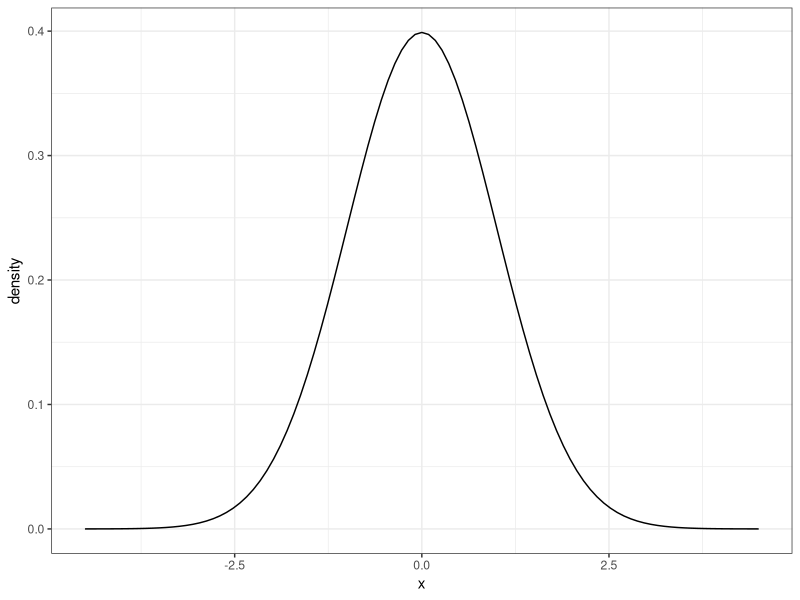
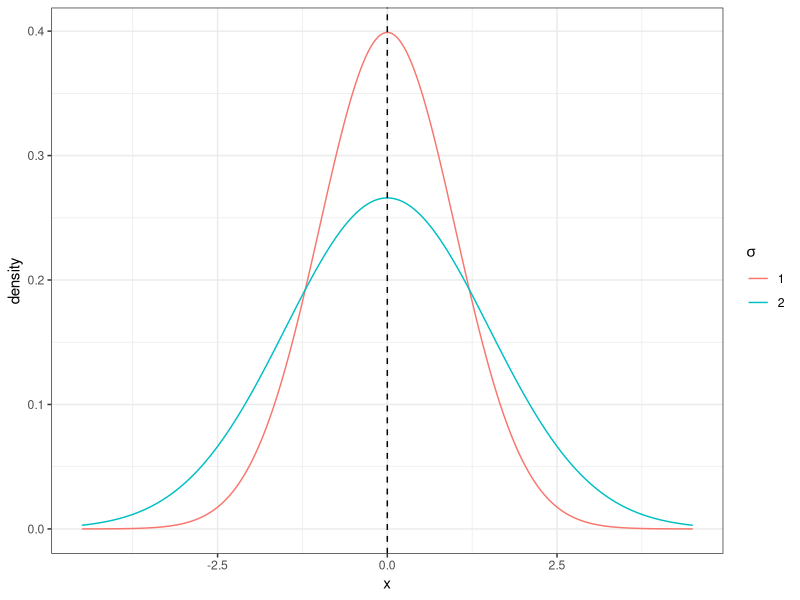
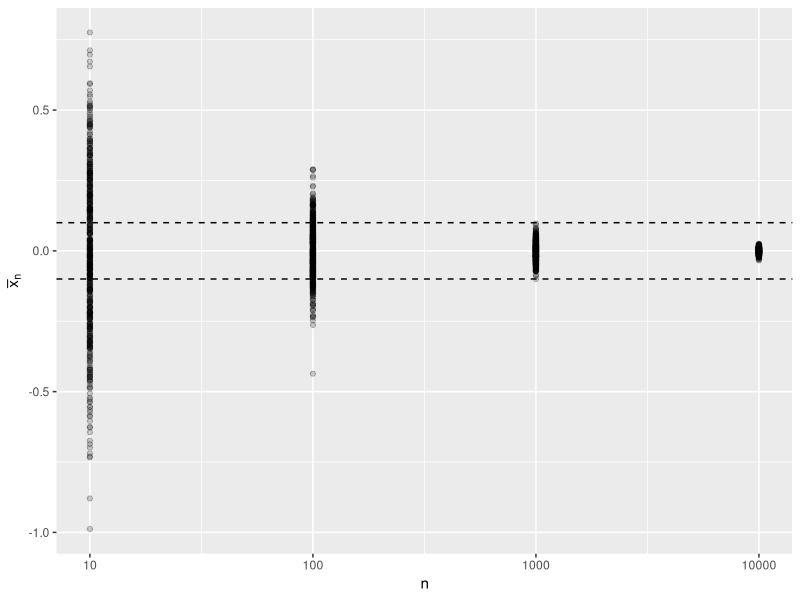
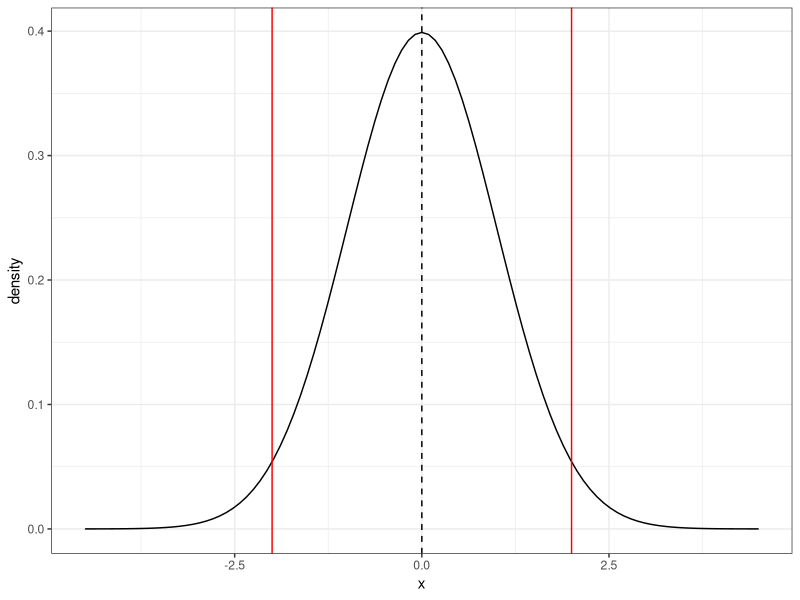
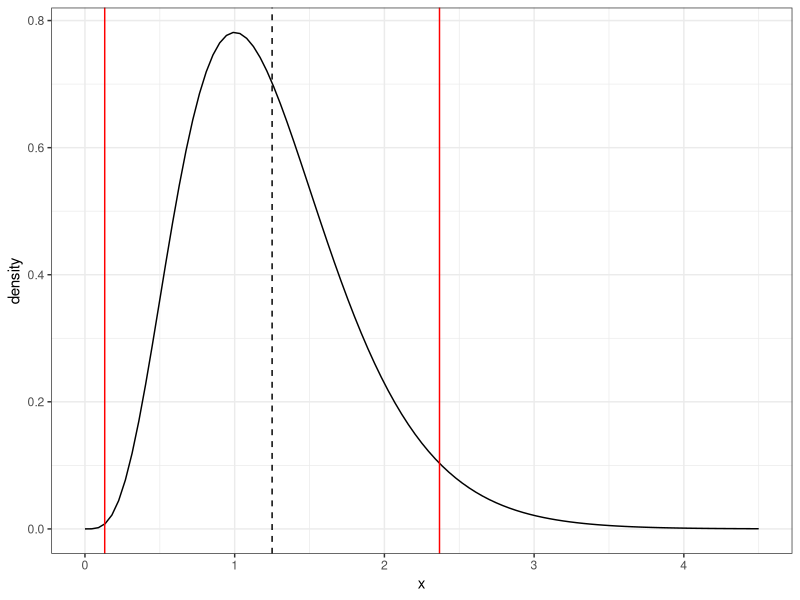

Source code (R) for these figures, in order:
## ---- chunk 1
library(ggplot2)
library(dplyr)
library(knitr)
knitr::opts_chunk$set(echo = TRUE)
## ---- chunk 2
ggplot(data.frame(x = c(-4.5, 4.5)), aes(x)) + 
  stat_function(fun = dnorm) + 
  labs(x="x", y="density") +
  theme_bw()
## ---- chunk 3
domain <- seq(-4.5, 4.5, by=0.01)
values <- data_frame(
  x = c(domain, domain)
) %>% 
  mutate(
    sigma = c(rep(1, length(domain)), rep(2, length(domain))),
    sigma = as.factor(sigma),
    y = c(dnorm(domain, 0, 1), dnorm(domain, 0, 1.5))
  )

ggplot(values, aes(x=x, y=y, color=sigma)) + 
  geom_line() +
  labs(x="x", y="density") + 
  geom_vline(xintercept = 0, linetype="dashed") +
  theme_bw() + 
  scale_color_discrete(name=expression(sigma))
## ---- chunk 4
n_vector <- 10^c(1:4)
N <- 500
sample_means_overall <- NULL

for(n in n_vector){
  sample_means <- rep(0, N)
  for(i in 1:N){
    x <- rnorm(n, 0, 1)
    sample_means[i] <- mean(x)
  }
  sample_means_overall <- sample_means_overall %>% 
    bind_rows(
      data_frame(
        n=rep(n, N),
        xbar=sample_means
      )
    )
}

eps <- 0.1
ggplot(data=sample_means_overall, aes(x=n, y=xbar)) +
  geom_point(alpha=0.2) +
  scale_x_log10(breaks = 10^c(1:4)) + 
  geom_hline(yintercept = c(0-eps, 0+eps), linetype="dashed") +
  labs(x="n", y=expression(bar(x)[n])) 
## ---- chunk 5
ggplot(data.frame(x = c(-4.5, 4.5)), aes(x)) + 
  stat_function(fun = dnorm, args=c(0,1)) + 
  labs(x="x", y="density") + 
  geom_vline(xintercept = 0, linetype="dashed") +
  geom_vline(xintercept = c(-2, 2), col="red") +
  theme_bw()
## ---- chunk 6
shape <- 5
rate <- 4
mean <- shape/rate
sigma <- sqrt(shape/rate^2)
## ---- chunk 7
ggplot(data.frame(x = seq(0, 4.5, by=0.01)), aes(x)) + 
  stat_function(fun = dgamma, args=c(shape, rate)) + 
  labs(x="x", y="density") + 
  geom_vline(xintercept = mean, linetype="dashed") +
  geom_vline(xintercept = c(mean-2*sigma, mean+2*sigma), col="red") +
  theme_bw()
